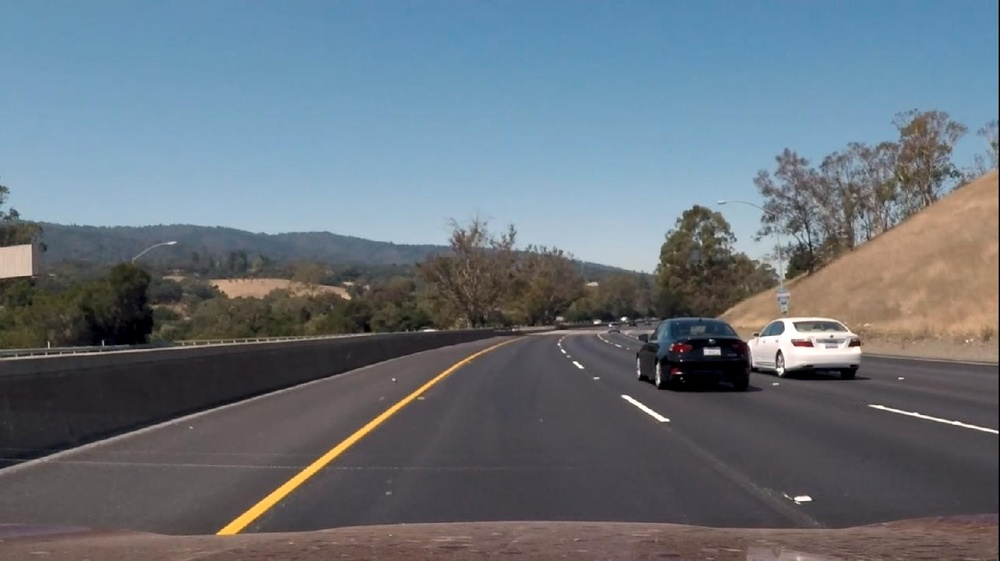
#> input picture test_images/36.jpg, 1000 x 561 px, shrunk from 1467 x 823 before the run; its folder holds only this picture in this run
$ jupyter execute Warp.ipynb
#> lines starting #> are read from the running program, lines starting #| are printed output that depends on the picture
#> further down, image is the input picture: shape (561, 1000, 3); mean B, G, R 123.9, 114.4, 104.1
[cell 1]
import os
import numpy as np
import cv2
import matplotlib.pyplot as plt
import matplotlib.image as mpimg

[cell 2]
def warp(img):

    img_size = (img.shape[1], img.shape[0])
#> img_size = (1000, 561)
    offset = 100
    src = np.float32(
            [[(img_size[0] / 2) - 55, img_size[1] / 2 + offset],
            [((img_size[0] / 6) - 10), img_size[1]],
            [(img_size[0] * 5 / 6) + 60, img_size[1]],
            [(img_size[0] / 2 + 55), img_size[1] / 2 + offset]])
    dst = np.float32(
            [[(img_size[0] / 4), 0],
            [(img_size[0] / 4), img_size[1]],
            [(img_size[0] * 3 / 4), img_size[1]],
            [(img_size[0] * 3 / 4), 0]])
    M = cv2.getPerspectiveTransform(src, dst)
    Minv = cv2.getPerspectiveTransform(dst, src)
    warped = cv2.warpPerspective(img, M, img_size, flags=cv2.INTER_LINEAR)
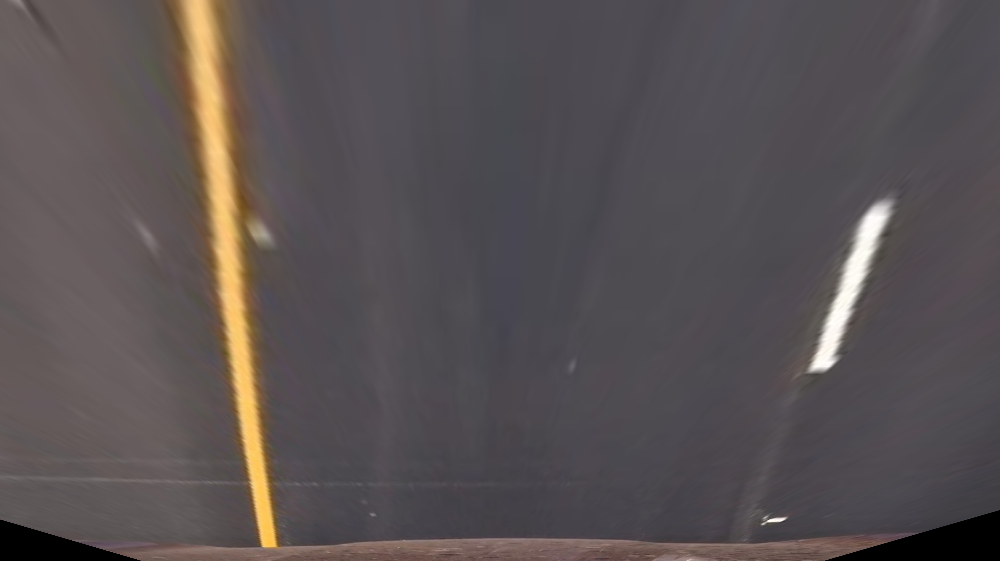
#> warped: shape (561, 1000, 3); mean B, G, R 82.8, 81.5, 88.4

    return warped

[cell 3]
paths = os.getcwd()+'/test_images'
files = os.listdir(paths)

for num, x in enumerate(files):

    image = cv2.imread('./test_images/'+x)
    lane_image = np.copy(image)
    result = warp(lane_image)
    fig, axs = plt.subplots(1, 2, figsize=(15, 20))
    fig.tight_layout()
    axs[0].imshow(result)
    axs[0].set_title(x.split('.')[0]+" WARPED_IMAGE")
    axs[1].imshow(lane_image)
    axs[1].set_title(x.split('.')[0]+" ORIGINAL_IMAGE")
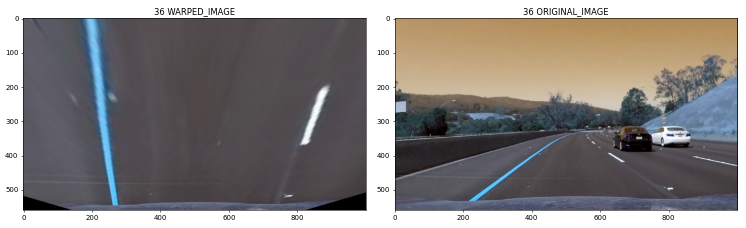
#> figure drawn by matplotlib, 2 panels; B, G, R data is drawn as R, G, B

$ run again, on test_images/test1.jpg
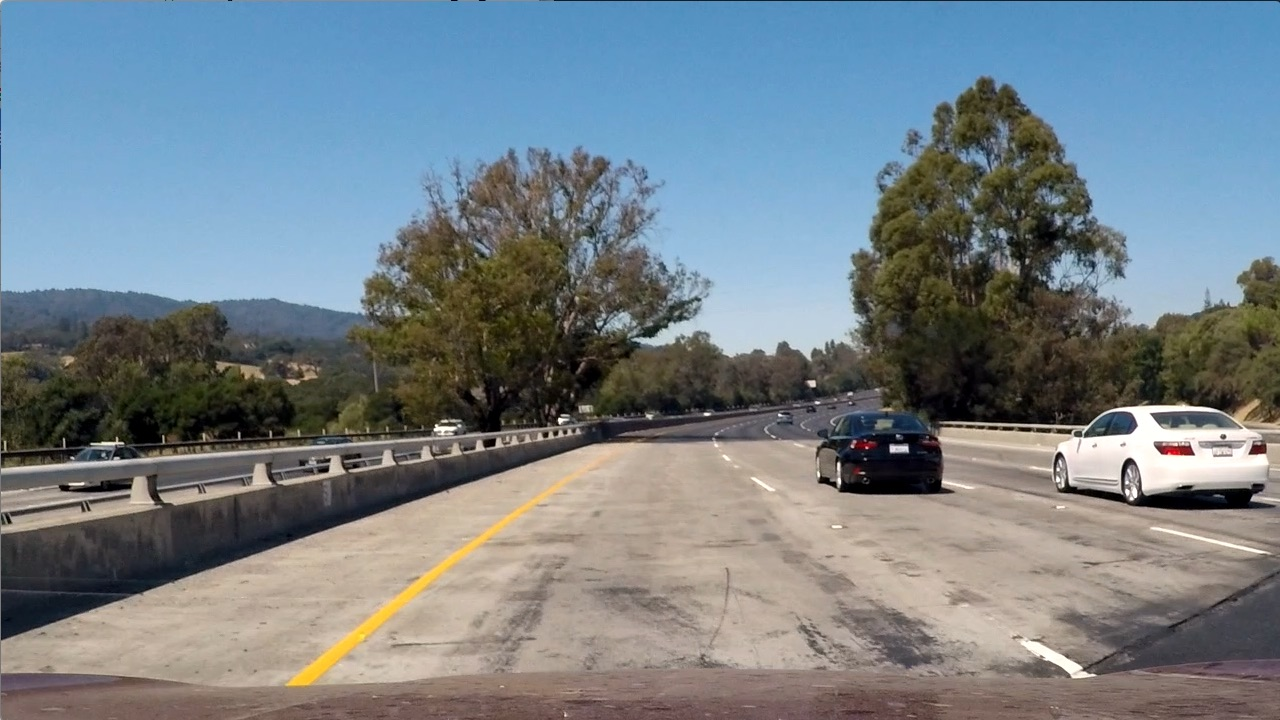
#> input picture test_images/test1.jpg, 1280 x 720 px
#> image is the input picture: shape (720, 1280, 3); mean B, G, R 135.5, 128.7, 117.5
#> in warp, `warped = cv2.warpPerspective(img, M, img_size, flags=cv2.INTER_LINEAR)`:
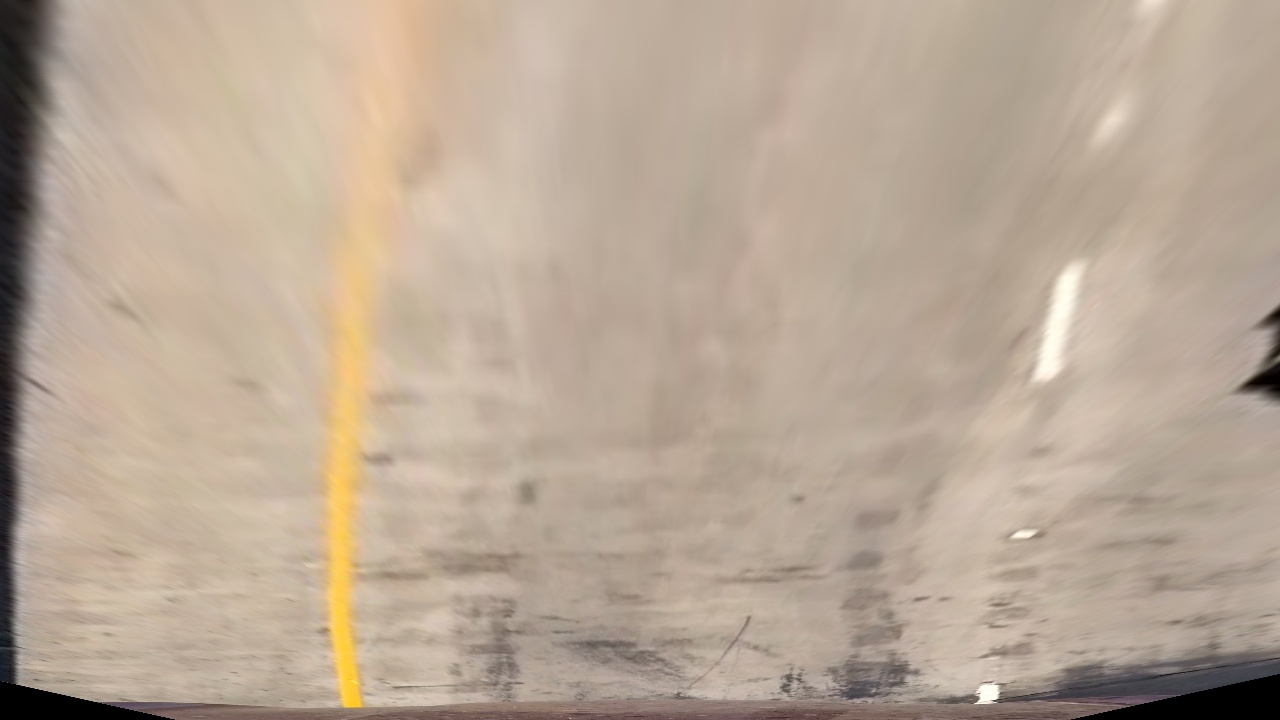
#> warped: shape (720, 1280, 3); mean B, G, R 150.2, 167.3, 184.7
#> `[cell 3] paths = os.getcwd()+'/test_images' files = os.listdir(paths) ..`:
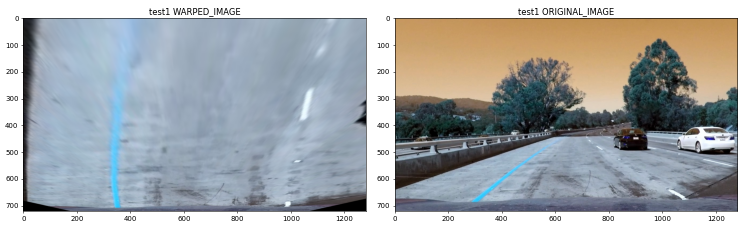
#> figure drawn by matplotlib, 2 panels; B, G, R data is drawn as R, G, B

$ run again, on test_images/test2.jpg
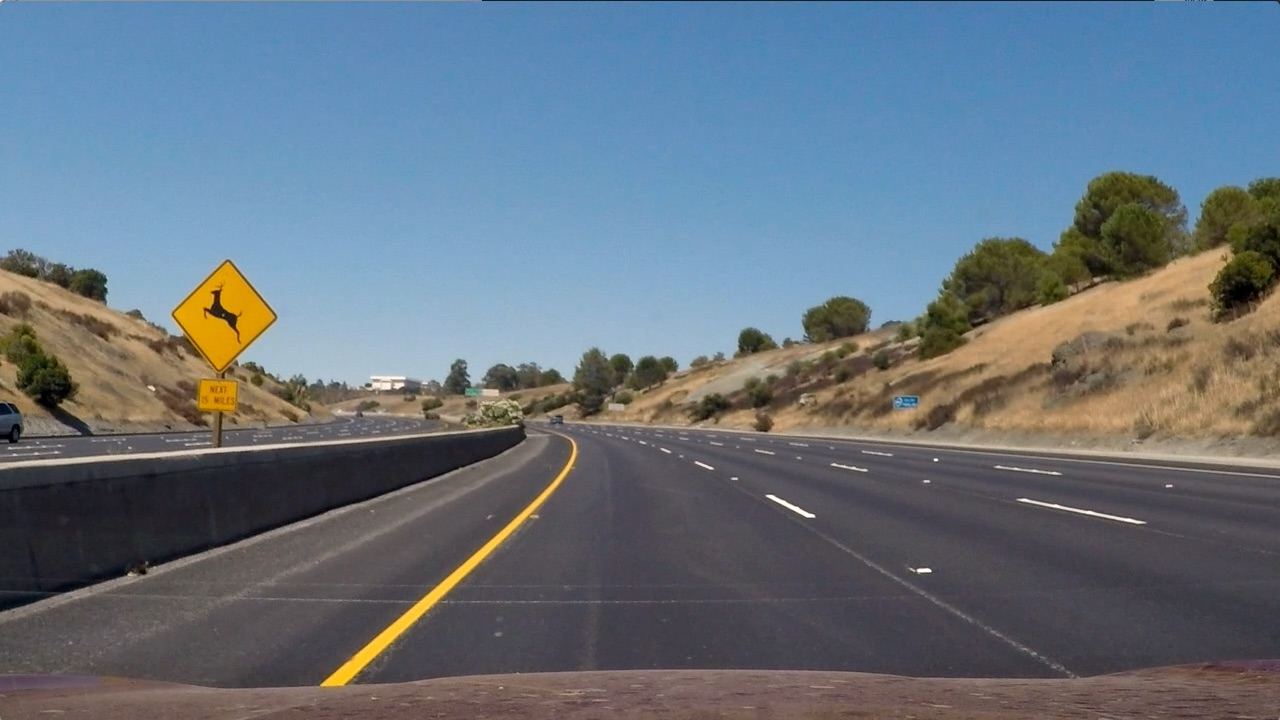
#> input picture test_images/test2.jpg, 1280 x 720 px
#> image is the input picture: shape (720, 1280, 3); mean B, G, R 125.5, 114.6, 102.8
#> in warp, `warped = cv2.warpPerspective(img, M, img_size, flags=cv2.INTER_LINEAR)`:
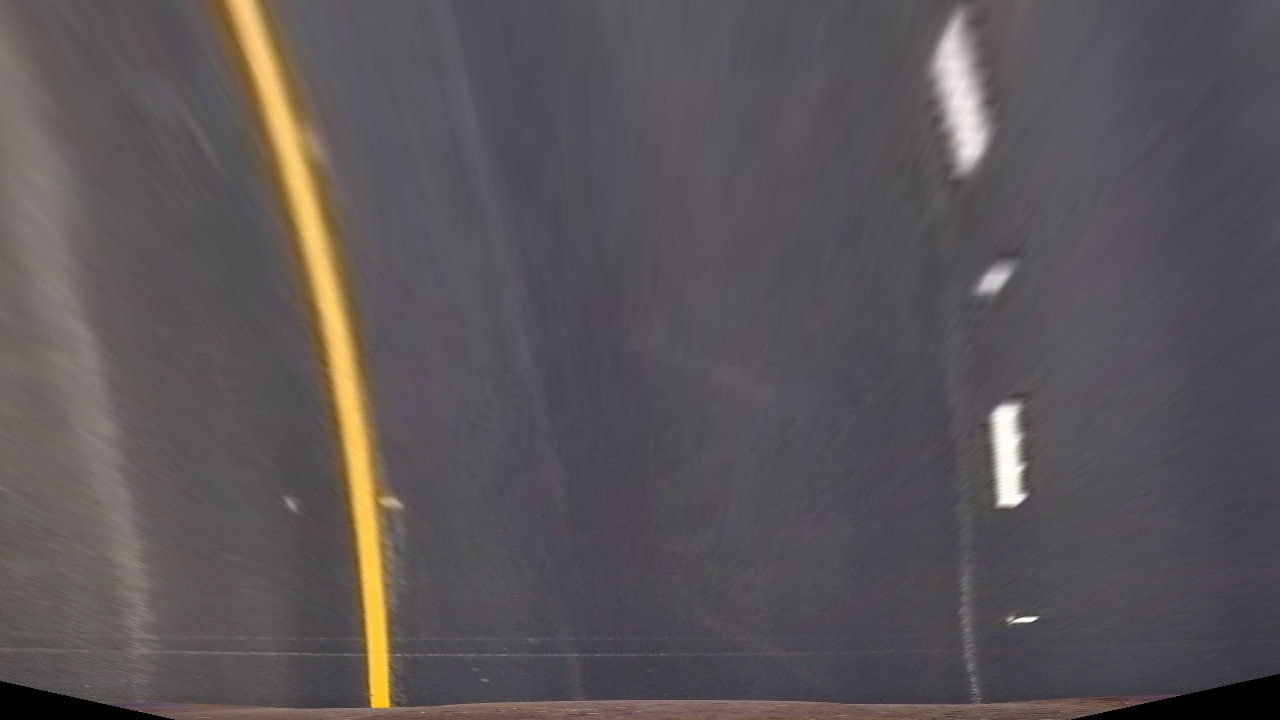
#> warped: shape (720, 1280, 3); mean B, G, R 87.6, 84.9, 90.7
#> `[cell 3] paths = os.getcwd()+'/test_images' files = os.listdir(paths) ..`:
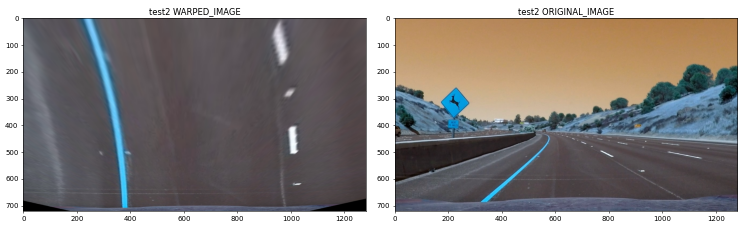
#> figure drawn by matplotlib, 2 panels; B, G, R data is drawn as R, G, B

$ run again, on test_images/test3.jpg
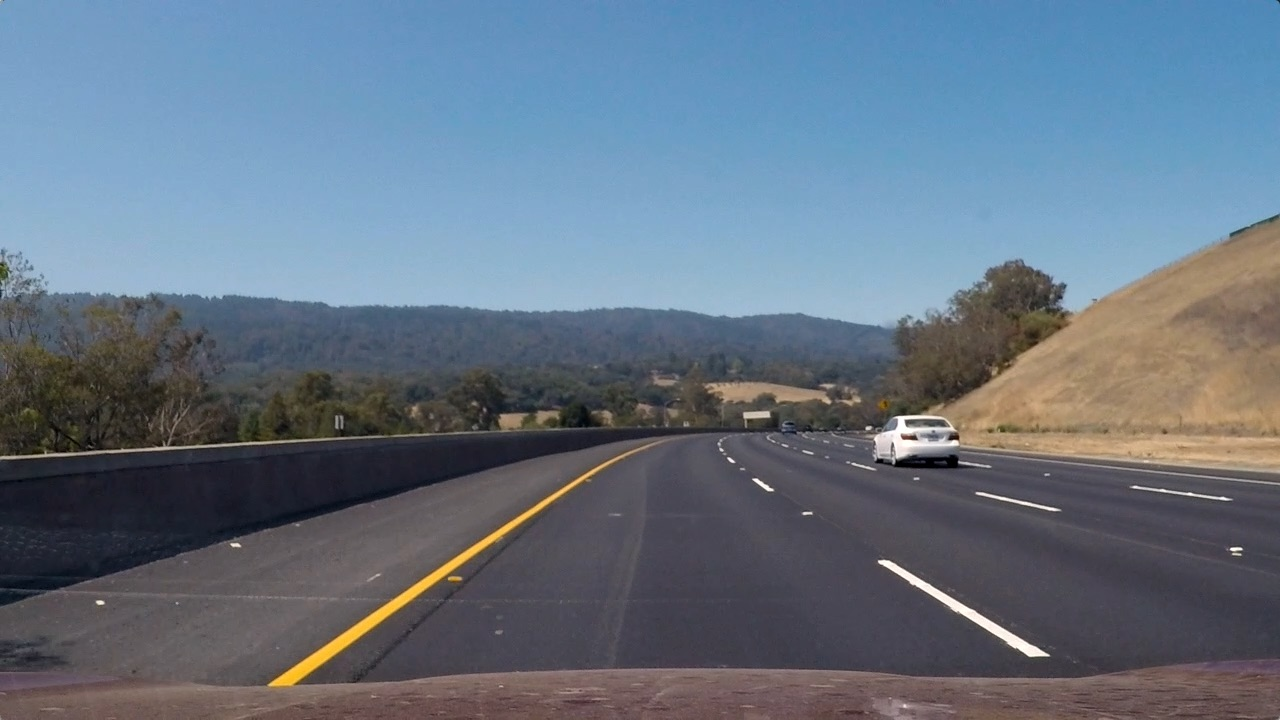
#> input picture test_images/test3.jpg, 1280 x 720 px
#> image is the input picture: shape (720, 1280, 3); mean B, G, R 130.7, 115.3, 101.1
#> in warp, `warped = cv2.warpPerspective(img, M, img_size, flags=cv2.INTER_LINEAR)`:
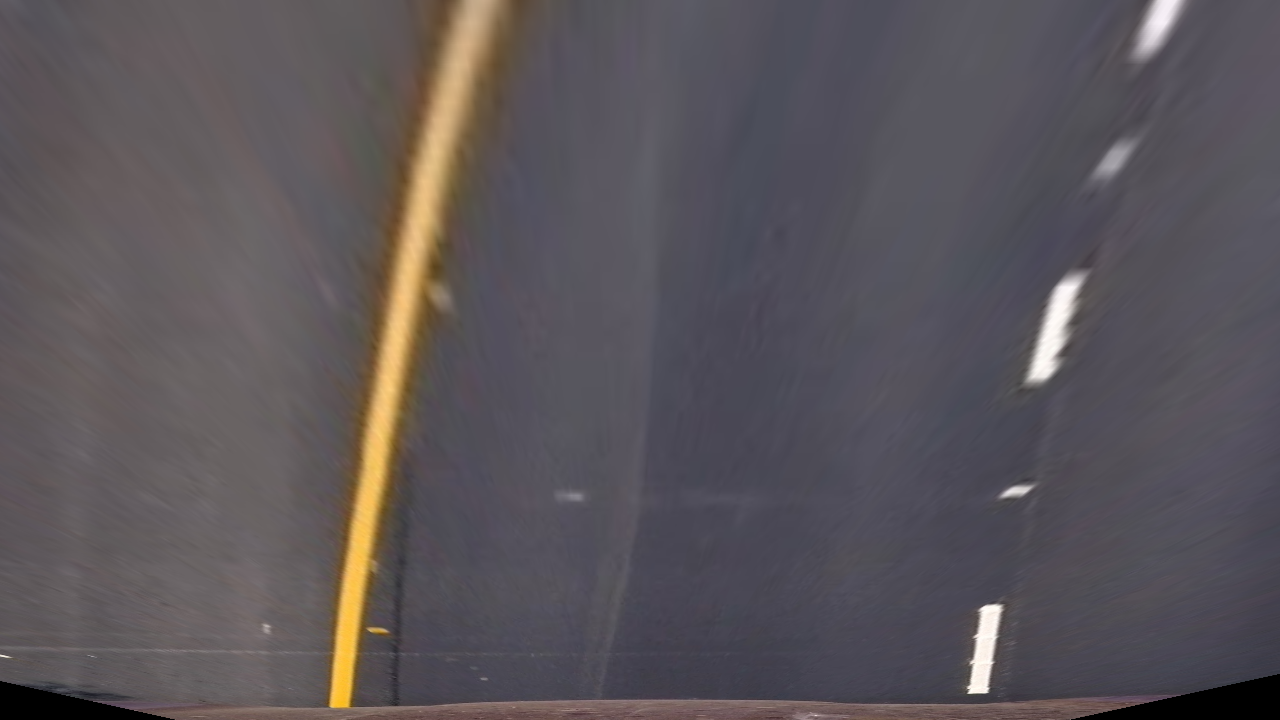
#> warped: shape (720, 1280, 3); mean B, G, R 89.5, 85.2, 90.7
#> `[cell 3] paths = os.getcwd()+'/test_images' files = os.listdir(paths) ..`:
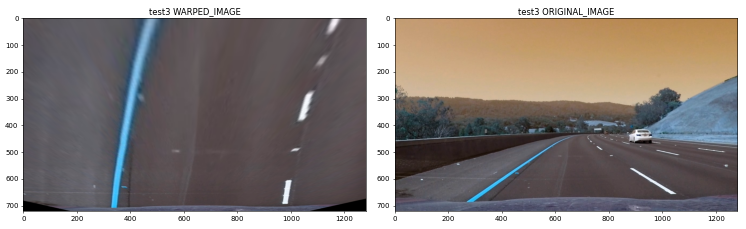
#> figure drawn by matplotlib, 2 panels; B, G, R data is drawn as R, G, B
